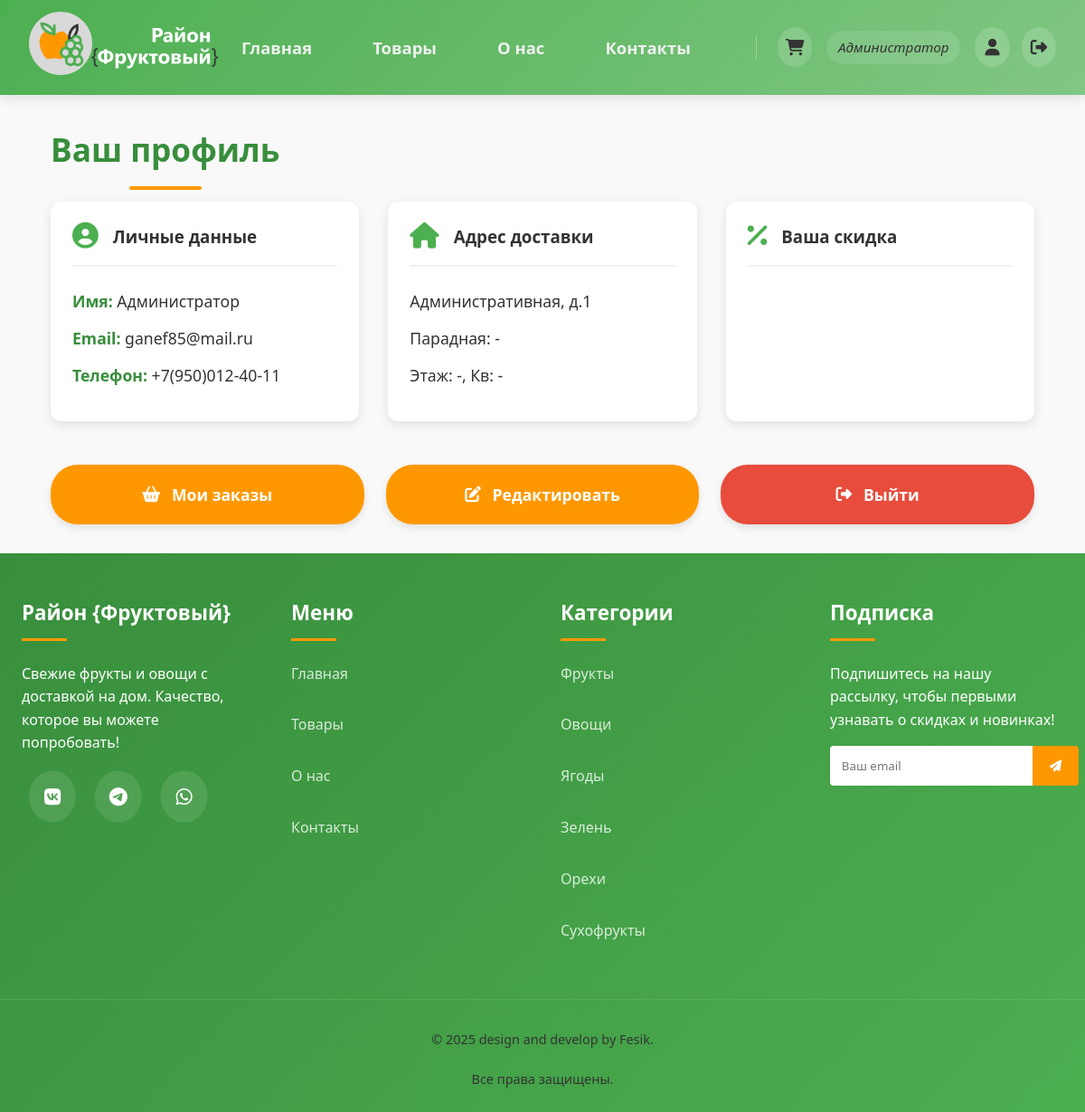
Page /profile (signed in) on the earlier database version.
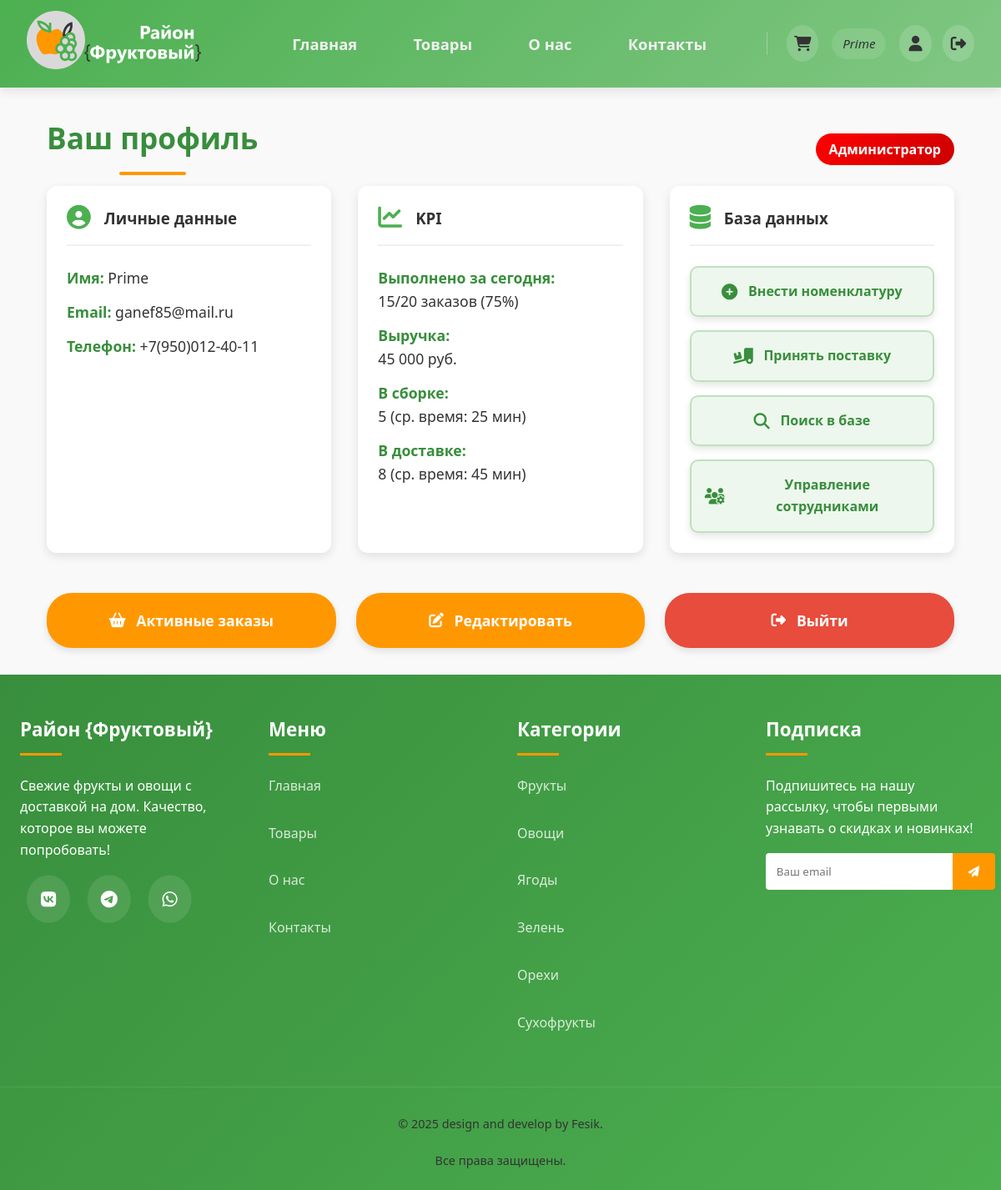
Same page on the later database version.
### data/customers.py (models this page shows, shortened)
class Customer(SqlAlchemyBase, UserMixin):
    __tablename__ = 'customers'
    id = sqlalchemy.Column(sqlalchemy.Integer, primary_key=True, autoincrement=True)
    email = sqlalchemy.Column(sqlalchemy.String, index=True, unique=True, nullable=False)  # емеил
    name = sqlalchemy.Column(sqlalchemy.String, nullable=False)  # имя
    phone = sqlalchemy.Column(sqlalchemy.String, nullable=False)  # номер телефона
    street = sqlalchemy.Column(sqlalchemy.String, nullable=False)  # улица
    building = sqlalchemy.Column(sqlalchemy.String, nullable=False)  # дом
    entrance = sqlalchemy.Column(sqlalchemy.String, default='-')  # парадная
    floor = sqlalchemy.Column(sqlalchemy.String, default='-')  # этаж
    apartment = sqlalchemy.Column(sqlalchemy.String, default='-')  # квартира
    loyalty_level = sqlalchemy.Column(sqlalchemy.Integer, sqlalchemy.ForeignKey('loyalty_levels.id'),
                                      default=1)  # связь с уровнем лояльности
    status = sqlalchemy.Column(sqlalchemy.Integer, default=0)  # статус клиента
    hashed_password = sqlalchemy.Column(sqlalchemy.String, nullable=False)
    create_date = sqlalchemy.Column(sqlalchemy.DateTime, default=datetime.datetime.now)  # дата регистрации клиента
    orders = orm.relationship("Order", back_populates='customer')  # связь с таблицей заказов
    loyalty = orm.relationship("LoyaltyLevel")  # связь с таблицей уровней лояльности

### main.py (the view)
@app.route('/profile')
@login_required
def profile():
    return render_template('profile.html', title='Район {Фруктовый} | Ваш профиль', user=current_user)

### data/db_session.py (called while the page is built)
def create_session() -> Session:
    global __factory
    if not __factory:
        raise RuntimeError("База данных не инициализирована. Вызовите global_init() сначала.")
    return __factory()

### main.py (called while the page is built)
@login_manager.user_loader
def load_user(user_id):
    db_sess = db_session.create_session()
    return db_sess.get(Customer, user_id)  # Загружаем пользователя из БД по ID

### templates/profile.html (shortened to what the changed rows need)
{% extends "base.html" %}
{% block content %}
<section class="profile-section">
    <div class="profile-header">
        <h2 class="section-title">Ваш профиль</h2>
        <div class="user-status">
            {% if user.status == 0 %}
                <span class="badge badge-basic">Базовый уровень</span>
            {% elif user.status == 1 %}
                <span class="badge badge-silver">Серебряный уровень</span>
            {% elif user.status == 2 %}
                <span class="badge badge-gold">Золотой уровень</span>
            {% elif user.status == 4 %}
            <span class="badge badge-admin">Менеджер</span>
            {% elif user.status == 5 %}
                <span class="badge badge-admin">Администратор</span>
            {% endif %}
        </div>
    </div>
    <div class="profile-info">
        <div class="info-card">
            <div class="info-content">
                <p><strong>Имя:</strong> {{ user.name }}</p>
                <p><strong>Email:</strong> {{ user.email }}</p>
                <p><strong>Телефон:</strong> {{ user.phone }}</p>
            </div>
        </div>
        {% if user.status in [4, 5] %}
        <div class="info-card">
            <div class="info-header">
                <i class="fas fa-chart-line"></i>
                <h3>KPI</h3>
            </div>
            <div class="info-content">
                <p><strong>Выполнено за сегодня:</strong><br>15/20 заказов (75%)</p>
                <p><strong>Выручка:</strong><br>45 000 руб.</p>
                <p><strong>В сборке:</strong><br>5 (ср. время: 25 мин)</p>
                <p><strong>В доставке:</strong><br>8 (ср. время: 45 мин)</p>
            </div>
        </div>
        {% else %}
        <div class="info-card">
            <div class="info-header">
                <i class="fas fa-home"></i>
                <h3>Адрес доставки</h3>
            </div>
            <div class="info-content">
                <p>{{ user.street }}, д.{{ user.building }}</p>
                <p>Парадная: {{ user.entrance or '-' }}</p>
                <p>Этаж: {{ user.floor or '-' }}, Кв: {{ user.apartment or '-' }}</p>
            </div>
        </div>
        {% endif %}
        {% if user.status in [4, 5] %}
        <div class="info-card">
            <div class="info-header">
                <i class="fas fa-database"></i>
                <h3>База данных</h3>
            </div>
            <div class="info-content">
                <div class="admin-actions-column">
                    <a href="{{ url_for('add_product') }}" class="btn btn-admin-action">
                        <i class="fas fa-plus-circle"></i> Внести номенклатуру
                    </a>
                    <a href="#" class="btn btn-admin-action">
                        <i class="fas fa-truck-loading"></i> Принять поставку
                    </a>
                    <a href="#" class="btn btn-admin-action">
                        <i class="fas fa-search"></i> Поиск в базе
                    </a>
                    <a href="{{ url_for('list_employees') }}" class="btn btn-admin-action">
                        <i class="fas fa-users-cog"></i> Управление сотрудниками
                    </a>
                </div>
            </div>
        </div>
        {% else %}
        <div class="info-card">
            <div class="info-header">
                <i class="fas fa-percentage"></i>
                <h3>Ваша скидка</h3>
            </div>
        </div>
        {% endif %}
    </div>
    <div class="profile-actions">
        {% if user.status in [4, 5] %}
            <a href="{{ url_for('active_orders') }}" class="btn btn-action">
                <i class="fas fa-shopping-basket"></i> Активные заказы
            </a>
        {% else %}
            <a href="{{ url_for('user_orders') }}" class="btn btn-action">
                <i class="fas fa-shopping-basket"></i> Мои заказы
            </a>
        {% endif %}
        <a href="{{ url_for('edit_profile') }}" class="btn btn-action">
            <i class="fas fa-edit"></i> Редактировать
        </a>
        <a href="{{ url_for('logout') }}" class="btn btn-action logout">
            <i class="fas fa-sign-out-alt"></i> Выйти
        </a>
    </div>
</section>
{% endblock %}

### templates/base.html (shortened to what the changed rows need)
<!DOCTYPE html>
<html lang="ru">
<head>
    <link rel="stylesheet" href="https://cdnjs.cloudflare.com/ajax/libs/font-awesome/6.4.0/css/all.min.css">
    <link rel="stylesheet" href="{{url_for('static', filename='css/style.css')}}">
</head>
<body>
<header>
    <div class="header-container">
        <nav>
            <ul id="navMenu">
                {% if current_user and current_user.is_authenticated %}
                <li class="user-zone">
                    <a href="/cart" class="user-icon">
                        <i class="fas fa-shopping-cart"></i>
                    </a>
                    <span class="user-greeting">{{ current_user.name }}</span>
                    <div class="user-actions">
                        <a href="/profile" class="user-icon">
                            <i class="fas fa-user"></i>
                        </a>
                        <a href="/logout" class="user-icon">
                            <i class="fas fa-sign-out-alt"></i>
                        </a>
                    </div>
                </li>
                {% endif %}
            </ul>
        </nav>
    </div>
</header>
<main>
    {% block content %}{% endblock %}
</main>
</body>
</html>

Differences in the rows shown:
changed Customer "ganef85@mail.ru": name "Администратор" → "Prime"; status 3 → 5 (drawn); street "Административная" → (not shown); building "1" → (not shown); entrance "-" → (not shown); floor "-" → (not shown); apartment "-" → (not shown)
Other differences:
text no longer shown: "Адрес доставки , д. Парадная: Этаж: , Кв: Ваша скидка Мои заказы"
text now shown: "Администратор KPI Выполнено за сегодня: 15/20 заказов (75%) Выручка: 45 000 руб. В сборке: 5 (ср. время: 25 мин) В доставке: 8 (ср. время: 45 мин) База данных Внести номенклатуру Принять поставку Поиск в базе Управление сотрудниками Активные заказы"
